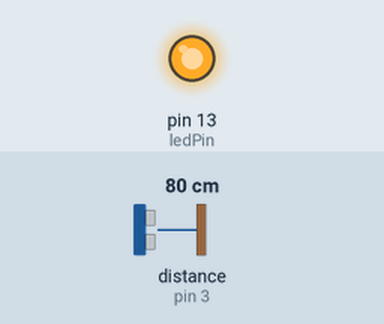
Bench run of a sketch on a simulated Arduino Uno, built with avr-gcc and run on an emulated ATmega328P. Parts: output pins drawn as LEDs (lit = HIGH). Wiring (inferred from the names in the program): ultrasonic range finder: trigger pin 2; echo pin 3. The test bench sets the inputs (shaded band); at power-on: distance to the obstacle (sensor on pin 3) 80 cm. The echo pulse lasts 58.3 µs per cm; pins used as bus, display or sensor lines are not drawn.

Above: at 1.2 s.
1.3 s: distance to the obstacle (sensor on pin 3) set to 54 cm
2.8 s: distance to the obstacle (sensor on pin 3) set to 48 cm
At 4.0 s:
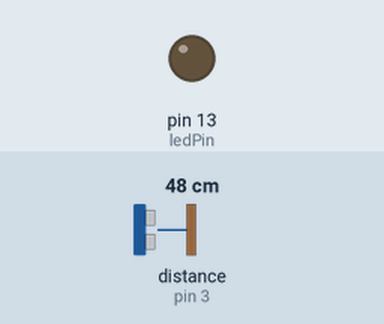
4.3 s: distance to the obstacle (sensor on pin 3) set to 60 cm
At 5.3 s:
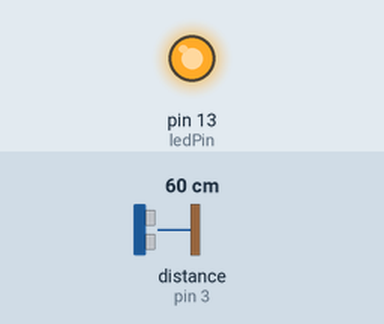
5.8 s: distance to the obstacle (sensor on pin 3) set to 2 cm
At 6.9 s:
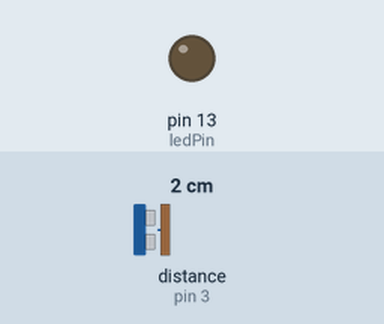
Timing chart, 0 to 8.3 s (numbered marks = the images above; inputs shaded):
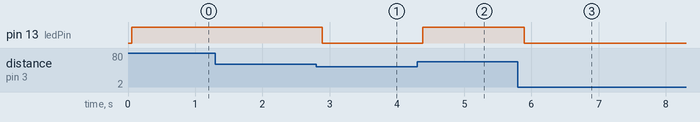

The sketch:

hcsr04.ino
```cpp
int inputPin = 3;
int outputPin = 2;
int ledPin = 13;

void setup() {
  pinMode(ledPin, OUTPUT);
  pinMode(inputPin, INPUT);
  pinMode(outputPin, OUTPUT);

}

void loop() {
  digitalWrite(outputPin, LOW);
  delayMicroseconds(2);
  digitalWrite(outputPin, HIGH);
  delayMicroseconds(10);
  digitalWrite(outputPin, LOW);
  int distance = pulseIn(inputPin, HIGH);
  distance = distance/58;
  Serial.println(distance);
  delay(50);
  if (distance >= 50){
    digitalWrite(ledPin, HIGH);
  }
  else {
    digitalWrite(ledPin, LOW);
  }
}
```

Measured:
- the behaviour switches between 51 and 50 cm on distance to the obstacle (sensor on pin 3) (found by bisection; images 0 and 1)
- after the input at 1.3 s, every drawn part: stays the same
- after the input at 2.8 s, pin 13 (ledPin): HIGH → LOW after 0.09 s
- after the input at 4.3 s, pin 13 (ledPin): LOW → HIGH after 0.08 s
- after the input at 5.8 s, pin 13 (ledPin): HIGH → LOW after 0.10 s
